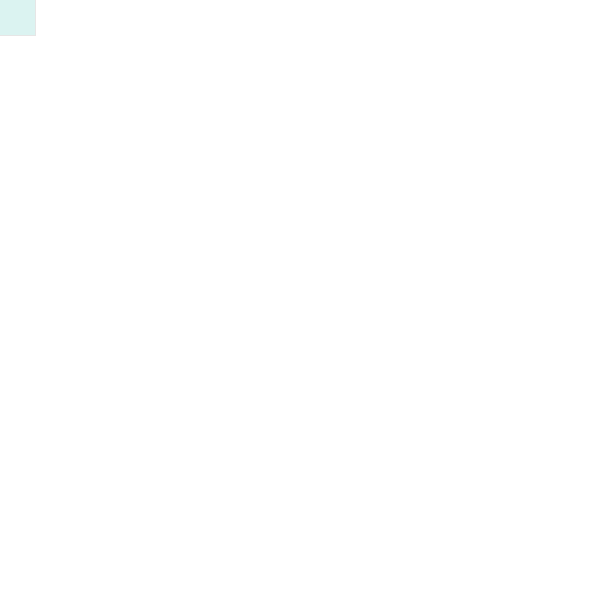
Frame 1 (no input)
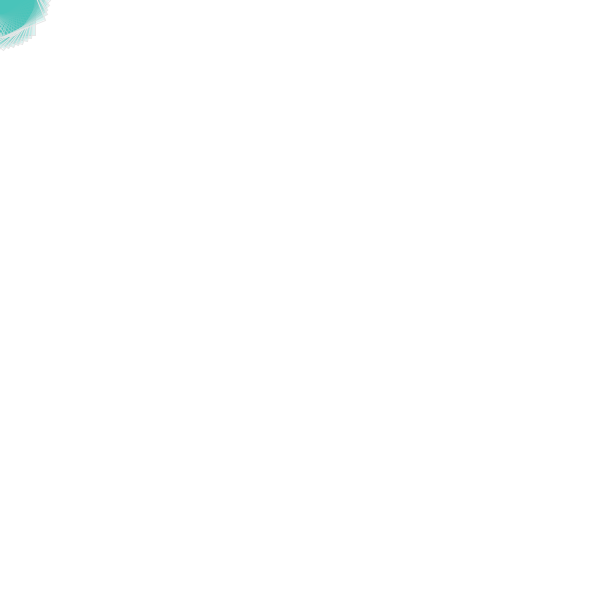
Frame 60 (the mouse pressed at the canvas centre just before this capture)
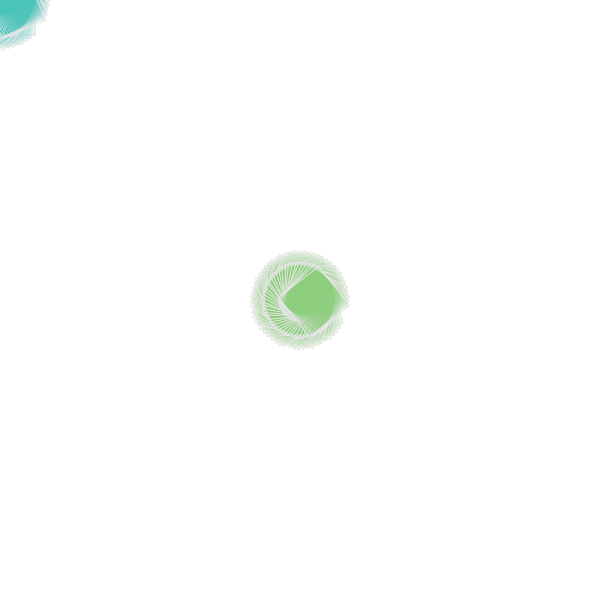
Frame 120 (the mouse held since frame 60 and released just before this capture)

The Processing sketch that drew these frames (run headless with seeded random() and noise(); from frame 60 on, the mouse is pressed at the canvas centre):

// Processing sketch: Effy_Drawing_App
// ── Effy_Drawing_App.pde
float x;
float y;
float angle;
void setup(){
  size(600,600);
  smooth();
  x=width/2;
  y=height/2;
  background(255);
}

void draw(){
  
  if((mouseX<x)&&(mouseY<y)){
    fill(69,193,183,50);
    stroke(230);
    }
  else if((mouseX<x)&&(mouseY>y)){
    fill(22,204,96,50);
    stroke(230);
    }
  else if((mouseX>x)&&(mouseY<y)){
    fill(42,108,189,50);
     stroke(230);
    }
  else{
    fill(139,205,123,50);
     stroke(230);
  }
  
  translate(mouseX, mouseY);
  rotate(angle);
  rect(-15,-15,50,50);
  angle +=0.1;
}
  
  
